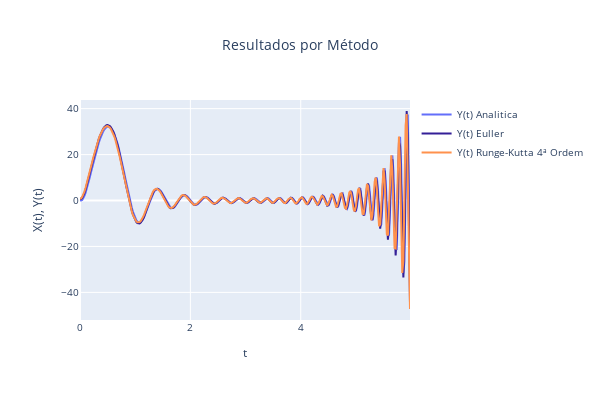

Here is the notebook cell this chart was saved with:
### Code cell
e.plot_output()

### Figure 1 — Plotly figure (JSON) as saved in the notebook; plotly's stock layout.template omitted (floating-point values rounded to 4 significant figures; data arrays with more than 128 entries replaced by an {"elided": "..."} marker saying what was removed)
{"data": [{"mode": "lines", "name": "Y(t) Analitica", "type": "scatter", "x": {"elided": "300 float values"}, "y": {"elided": "300 float values"}}, {"line": {"color": "#341f97"}, "mode": "lines", "name": "Y(t) Euller", "type": "scatter", "x": {"elided": "300 float values"}, "y": {"elided": "300 float values"}}, {"line": {"color": "#FF914D"}, "mode": "lines", "name": "Y(t) Runge-Kutta 4ª Ordem", "type": "scatter", "x": {"elided": "300 float values"}, "y": {"elided": "300 float values"}}], "layout": {"font": {"size": 10}, "height": 400, "title": {"text": "Resultados por Método", "x": 0.5}, "width": 600, "xaxis": {"title": {"text": "t"}}, "yaxis": {"title": {"text": "X(t), Y(t)"}}}}
